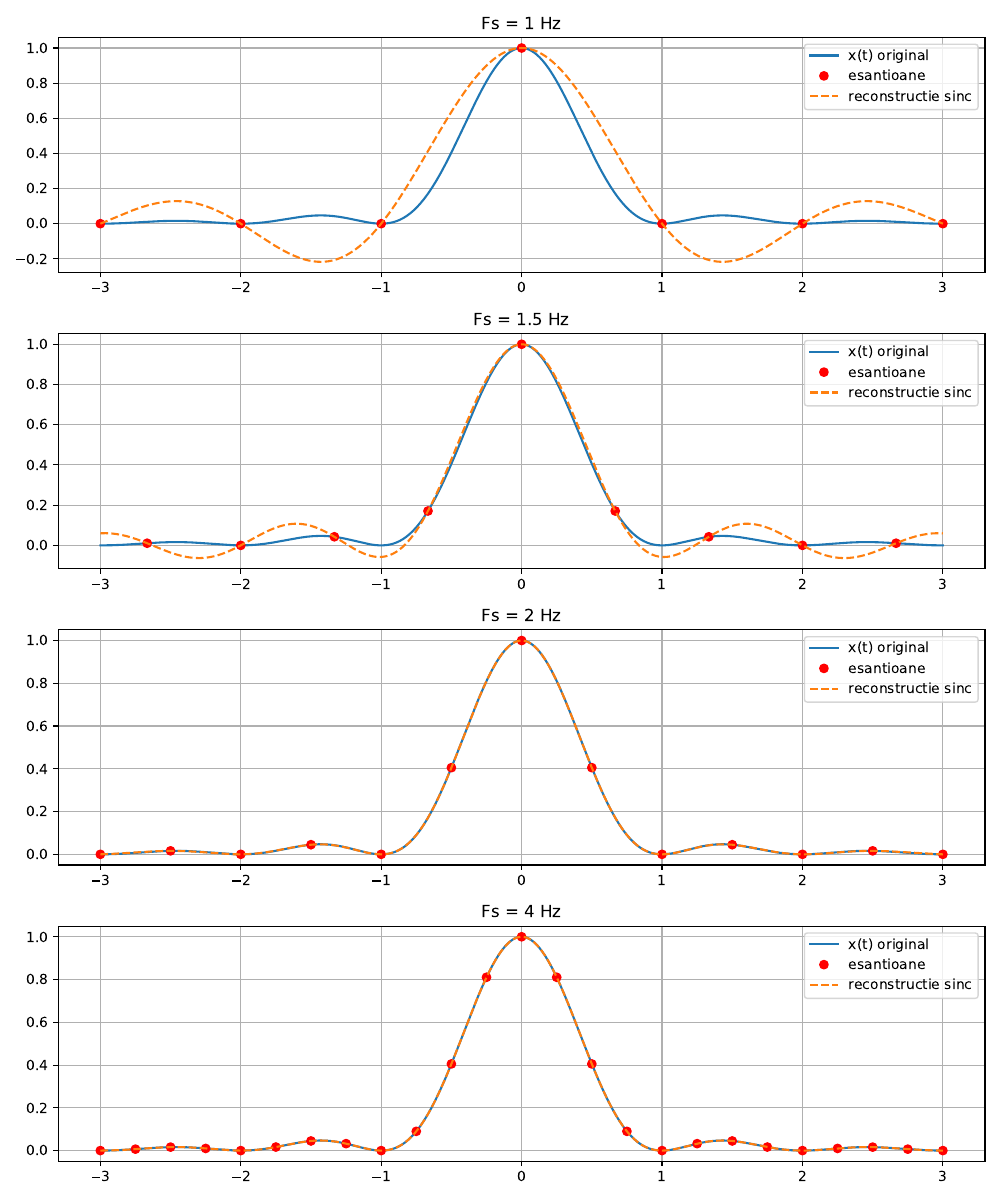

Generate this figure with Python:
import matplotlib

matplotlib.use('TkAgg')

import matplotlib.pyplot as plt
import scipy
import sounddevice as sd
import math
import time
import wavfile

import numpy as np


# definim x(t) = sinc^2(Bt)
B = 1
t = np.linspace(-3, 3, 2000)
x_t = np.sinc(B * t) ** 2

# reconstructie sinc simpla
def reconstruct(t, t_n, x_n, Ts):
    x_hat = np.zeros_like(t)
    for i in range(len(t_n)):
        x_hat += x_n[i] * np.sinc((t - t_n[i]) / Ts)
    return x_hat

Fs_list = [1, 1.5, 2, 4]

plt.figure(figsize=(10, 12))

for idx, Fs in enumerate(Fs_list, 1):
    Ts = 1 / Fs

    # instante de esantionare
    n_min = int(np.ceil(-3 / Ts))
    n_max = int(np.floor(3 / Ts))
    n = np.arange(n_min, n_max + 1)
    t_n = n * Ts

    # valori esantionate
    x_n = np.sinc(B * t_n) ** 2

    # reconstructie sinc
    x_hat = reconstruct(t, t_n, x_n, Ts)

    # plot
    plt.subplot(4, 1, idx)
    plt.plot(t, x_t, label='x(t) original')              # semnal continuu
    plt.plot(t_n, x_n, 'ro', label='esantioane')         # puncte rosii
    plt.plot(t, x_hat, '--', label='reconstructie sinc') # reconstructie

    plt.title(f'Fs = {Fs} Hz')
    plt.grid(True)
    plt.legend()

plt.tight_layout()
plt.savefig("ex1.pdf", dpi=300)
plt.show()
